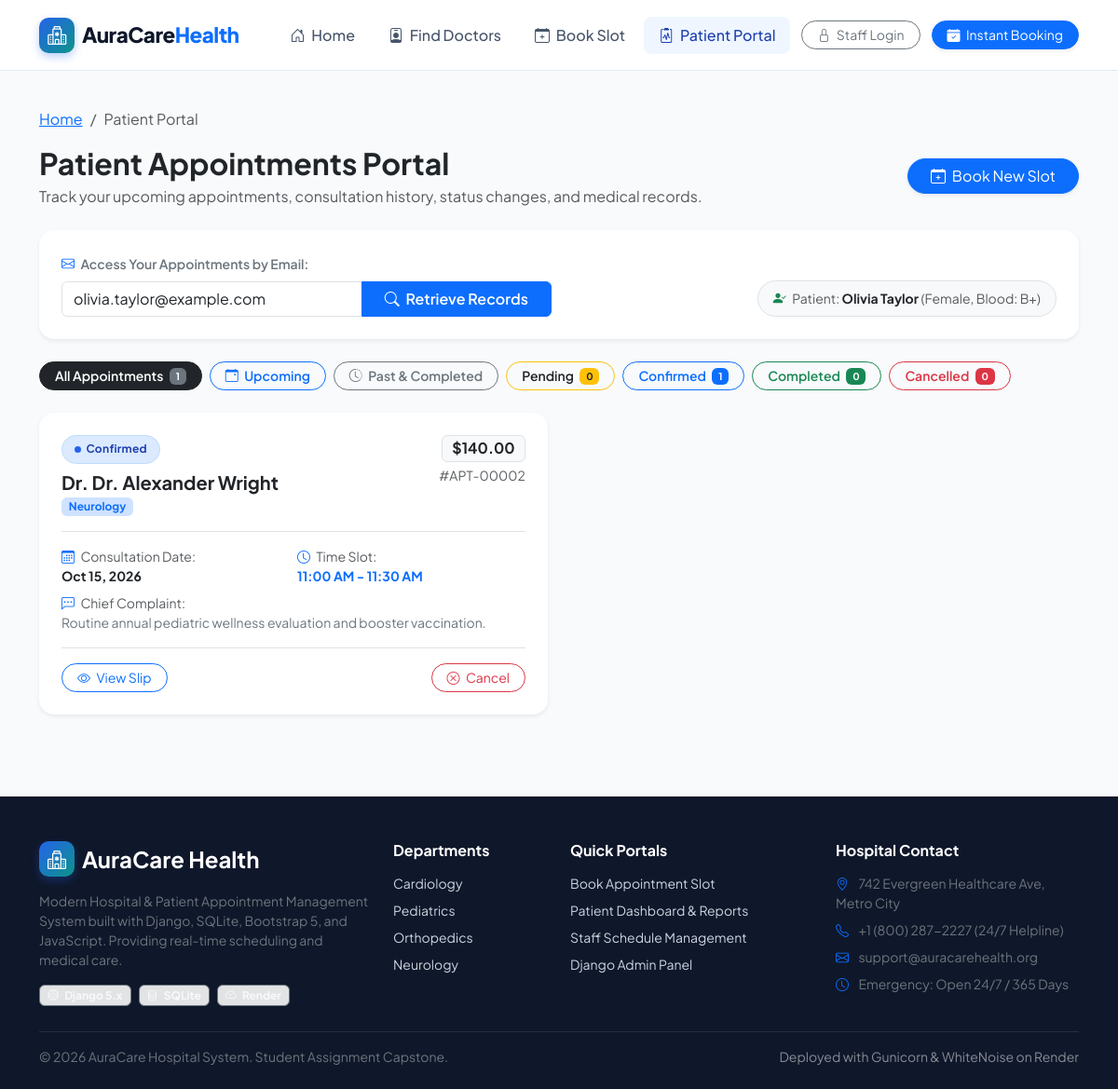
/patient/dashboard/?email=olivia.taylor@example.com, run on the app's committed database.
### hospital_app/models.py (models this page shows, shortened)
class Patient(models.Model):
    user = models.ForeignKey(User, on_delete=models.SET_NULL, null=True, blank=True, related_name='patient_profiles')
    first_name = models.CharField(max_length=100)
    last_name = models.CharField(max_length=100)
    email = models.EmailField()
    phone = models.CharField(max_length=20)
    date_of_birth = models.DateField(null=True, blank=True)
    gender = models.CharField(max_length=10, choices=GENDER_CHOICES, default='Male')
    blood_group = models.CharField(max_length=5, choices=BLOOD_GROUP_CHOICES, blank=True, null=True)
    address = models.TextField(blank=True)
    created_at = models.DateTimeField(auto_now_add=True)
    class Meta:
        ordering = ['-created_at']
    @property
    def full_name(self):
        return f"{self.first_name} {self.last_name}"

class Appointment(models.Model):
    patient = models.ForeignKey(Patient, on_delete=models.CASCADE, related_name='appointments')
    doctor = models.ForeignKey(Doctor, on_delete=models.CASCADE, related_name='appointments')
    date = models.DateField()
    time_slot = models.CharField(max_length=50, choices=TIME_SLOT_CHOICES)
    reason = models.TextField(help_text="Chief complaint or consultation reason")
    status = models.CharField(max_length=20, choices=STATUS_CHOICES, default='Pending')
    cancellation_reason = models.TextField(blank=True, null=True)
    created_at = models.DateTimeField(auto_now_add=True)
    class Meta:
        ordering = ['-date', 'time_slot']
        constraints = [
            models.UniqueConstraint(
                fields=['doctor', 'date', 'time_slot'],
                condition=~models.Q(status='Cancelled'),
                name='unique_active_doctor_appointment_slot'
            )
        ]

class Doctor(models.Model):
    name = models.CharField(max_length=150, help_text="Full doctor name, e.g., Dr. Sarah Jenkins")
    department = models.CharField(max_length=50, choices=DEPARTMENT_CHOICES)
    specialization = models.CharField(max_length=200, help_text="Detailed specialization e.g., Interventional Cardiology")
    consultation_fee = models.DecimalField(max_digits=10, decimal_places=2, default=50.00)
    available_days = models.CharField(
        max_length=255,
        default="Monday, Tuesday, Wednesday, Thursday, Friday",
        help_text="Comma-separated days, e.g. Monday, Tuesday, Wednesday"
    )
    is_active = models.BooleanField(default=True, help_text="Designates whether this doctor is currently active.")
    qualification = models.CharField(max_length=150, default="MBBS, MD", help_text="Degrees & certifications")
    experience_years = models.PositiveIntegerField(default=5, help_text="Years of clinical experience")
    email = models.EmailField(blank=True, null=True)
    phone = models.CharField(max_length=20, blank=True, null=True)
    bio = models.TextField(blank=True, help_text="Professional summary and background")
    profile_image = models.URLField(
        blank=True,
        null=True,
        help_text="Direct URL to doctor's portrait or avatar"
    )
    class Meta:
        ordering = ['department', 'name']

### hospital_app/views.py (the view)
# urls.py: path('patient/dashboard/', views.patient_dashboard, name='patient_dashboard'),
def patient_dashboard(request):
    email_query = request.GET.get('email', '').strip().lower()
    session_email = request.session.get('patient_email', '')
    filter_status = request.GET.get('status', 'all')
    lookup_email = email_query or session_email
    appointments = Appointment.objects.none()
    patient = None
    if request.user.is_authenticated and not lookup_email:
        patient = Patient.objects.filter(user=request.user).first()
        if patient:
            lookup_email = patient.email
    if lookup_email:
        patient = Patient.objects.filter(email=lookup_email).first()
        appointments = Appointment.objects.filter(patient__email=lookup_email)
        request.session['patient_email'] = lookup_email
    elif request.session.get('booked_appointments'):
        appointments = Appointment.objects.filter(id__in=request.session.get('booked_appointments', []))
    today = timezone.now().date()
    if filter_status == 'upcoming':
        appointments = appointments.filter(date__gte=today).exclude(status__in=['Completed', 'Cancelled'])
    elif filter_status == 'past':
        appointments = appointments.filter(Q(date__lt=today) | Q(status='Completed'))
    elif filter_status in ['Pending', 'Confirmed', 'Completed', 'Cancelled']:
        appointments = appointments.filter(status=filter_status)
    appointments = appointments.select_related('doctor', 'patient').order_by('-date', '-created_at')
    all_patient_appointments = Appointment.objects.filter(patient__email=lookup_email) if lookup_email else appointments
    counts = {
        'all': all_patient_appointments.count(),
        'Pending': all_patient_appointments.filter(status='Pending').count(),
        'Confirmed': all_patient_appointments.filter(status='Confirmed').count(),
        'Completed': all_patient_appointments.filter(status='Completed').count(),
        'Cancelled': all_patient_appointments.filter(status='Cancelled').count(),
    }
    context = {
        'appointments': appointments,
        'patient': patient,
        'lookup_email': lookup_email,
        'filter_status': filter_status,
        'counts': counts,
    }
    return render(request, 'hospital_app/patient_dashboard.html', context)

### hospital_app/templates/hospital_app/patient_dashboard.html (shortened to what this page needs)
{% extends 'hospital_app/base.html' %}
{% load static %}
{% block content %}
<div class="container py-4">
    <div class="mb-4">
        <nav aria-label="breadcrumb">
            <ol class="breadcrumb small">
                <li class="breadcrumb-item"><a href="{% url 'home' %}">Home</a></li>
                <li class="breadcrumb-item active" aria-current="page">Patient Portal</li>
            </ol>
        </nav>
        <div class="d-flex flex-column flex-md-row justify-content-between align-items-md-center gap-3">
            <div>
                <h1 class="h2 fw-bold text-dark mb-1">Patient Appointments Portal</h1>
                <p class="text-muted mb-0">Track your upcoming appointments, consultation history, status changes, and medical records.</p>
            </div>
            <a href="{% url 'book_appointment' %}" class="btn btn-primary rounded-pill px-4 shadow-sm">
                <i class="bi bi-calendar-plus me-1"></i> Book New Slot
            </a>
        </div>
    </div>
    <div class="card border-0 shadow-sm rounded-4 p-4 mb-4 bg-white">
        <form method="get" class="row g-3 align-items-end">
            <div class="col-md-8 col-lg-6">
                <label for="email" class="form-label small fw-semibold text-secondary">
                    <i class="bi bi-envelope me-1 text-primary"></i> Access Your Appointments by Email:
                </label>
                <div class="input-group">
                    <input type="email" name="email" id="email" class="form-control" placeholder="Enter patient email address..." value="{{ lookup_email }}" required>
                    <button class="btn btn-primary px-4 fw-semibold" type="submit">
                        <i class="bi bi-search me-1"></i> Retrieve Records
                    </button>
                </div>
            </div>
            {% if patient %}
                <div class="col-md-4 col-lg-6 text-md-end">
                    <div class="p-2 px-3 bg-light rounded-pill d-inline-block small text-muted border">
                        <i class="bi bi-person-check-fill text-success me-1"></i>
                        Patient: <strong class="text-dark">{{ patient.full_name }}</strong> ({{ patient.gender }}, Blood: {{ patient.blood_group|default:'N/A' }})
                    </div>
                </div>
            {% endif %}
        </form>
    </div>
    <div class="d-flex flex-wrap gap-2 mb-4">
        <a href="?email={{ lookup_email }}&status=all" class="btn btn-sm rounded-pill px-3 fw-semibold {% if filter_status == 'all' or not filter_status %}btn-dark{% else %}btn-outline-secondary{% endif %}">
            All Appointments <span class="badge bg-secondary ms-1">{{ counts.all|default:0 }}</span>
        </a>
        <a href="?email={{ lookup_email }}&status=upcoming" class="btn btn-sm rounded-pill px-3 fw-semibold {% if filter_status == 'upcoming' %}btn-primary{% else %}btn-outline-primary{% endif %}">
            <i class="bi bi-calendar-event me-1"></i> Upcoming
        </a>
        <a href="?email={{ lookup_email }}&status=past" class="btn btn-sm rounded-pill px-3 fw-semibold {% if filter_status == 'past' %}btn-secondary{% else %}btn-outline-secondary{% endif %}">
            <i class="bi bi-clock-history me-1"></i> Past & Completed
        </a>
        <a href="?email={{ lookup_email }}&status=Pending" class="btn btn-sm rounded-pill px-3 fw-semibold {% if filter_status == 'Pending' %}btn-warning text-dark{% else %}btn-outline-warning text-dark{% endif %}">
            Pending <span class="badge bg-warning text-dark ms-1">{{ counts.Pending|default:0 }}</span>
        </a>
        <a href="?email={{ lookup_email }}&status=Confirmed" class="btn btn-sm rounded-pill px-3 fw-semibold {% if filter_status == 'Confirmed' %}btn-primary{% else %}btn-outline-primary{% endif %}">
            Confirmed <span class="badge bg-primary ms-1">{{ counts.Confirmed|default:0 }}</span>
        </a>
        <a href="?email={{ lookup_email }}&status=Completed" class="btn btn-sm rounded-pill px-3 fw-semibold {% if filter_status == 'Completed' %}btn-success{% else %}btn-outline-success{% endif %}">
            Completed <span class="badge bg-success ms-1">{{ counts.Completed|default:0 }}</span>
        </a>
        <a href="?email={{ lookup_email }}&status=Cancelled" class="btn btn-sm rounded-pill px-3 fw-semibold {% if filter_status == 'Cancelled' %}btn-danger{% else %}btn-outline-danger{% endif %}">
            Cancelled <span class="badge bg-danger ms-1">{{ counts.Cancelled|default:0 }}</span>
        </a>
    </div>
    {% if appointments %}
        <div class="row g-4">
            {% for apt in appointments %}
                <div class="col-lg-6">
                    <div class="card border-0 shadow-sm rounded-4 p-4 h-100 bg-white transition-all hover-shadow">
                        <div class="d-flex justify-content-between align-items-start mb-3 pb-3 border-bottom">
                            <div>
                                <span class="badge-status badge-{{ apt.status }} mb-2">
                                    <span class="status-dot"></span>
                                    {{ apt.status }}
                                </span>
                                <h5 class="fw-bold text-dark mb-0">Dr. {{ apt.doctor.name }}</h5>
                                <span class="badge bg-primary-subtle text-primary small">{{ apt.doctor.department }}</span>
                            </div>
                            <div class="text-end">
                                <span class="badge bg-light text-dark border fw-bold fs-6">${{ apt.doctor.consultation_fee }}</span>
                                <div class="small text-muted mt-1">#APT-{{ apt.id|stringformat:"05d" }}</div>
                            </div>
                        </div>
                        <div class="row g-2 mb-3 small">
                            <div class="col-sm-6">
                                <span class="text-muted d-block"><i class="bi bi-calendar3 me-1 text-primary"></i> Consultation Date:</span>
                                <strong class="text-dark">{{ apt.date|date:"M d, Y" }}</strong>
                            </div>
                            <div class="col-sm-6">
                                <span class="text-muted d-block"><i class="bi bi-clock me-1 text-primary"></i> Time Slot:</span>
                                <strong class="text-primary">{{ apt.time_slot }}</strong>
                            </div>
                            <div class="col-12 mt-2">
                                <span class="text-muted d-block"><i class="bi bi-chat-left-dots me-1 text-primary"></i> Chief Complaint:</span>
                                <span class="text-secondary">{{ apt.reason|truncatechars:120 }}</span>
                            </div>
                        </div>
                        <div class="d-flex flex-wrap justify-content-between align-items-center gap-2 mt-auto pt-3 border-top">
                            <a href="{% url 'appointment_detail' apt.id %}" class="btn btn-outline-primary btn-sm rounded-pill px-3">
                                <i class="bi bi-eye me-1"></i> View Slip
                            </a>
                            <div class="d-flex gap-2">
                                {% if apt.status == 'Pending' or apt.status == 'Confirmed' %}
                                    <button type="button" class="btn btn-outline-danger btn-sm rounded-pill px-3" data-bs-toggle="modal" data-bs-target="#cancelModal{{ apt.id }}">
                                        <i class="bi bi-x-circle me-1"></i> Cancel
                                    </button>
                                {% endif %}
                            </div>
                        </div>
                    </div>
                </div>
            {% endfor %}
        </div>
    {% endif %}
</div>
{% endblock %}

### hospital_app/static/css/style.css (style rules this page uses)
:root { --primary-blue: #1e40af; --primary-blue-dark: #0f172a; --primary-blue-light: #3b82f6; --teal-accent: #0d9488; --teal-light: #ccfbf1; --emerald-green: #059669; --emerald-light: #d1fae5; --warning-amber: #d97706; --warning-light: #fef3c7; --danger-rose: #e11d48; --danger-light: #ffe4e6; --bg-page: #f8fafc; --bg-card: #ffffff; --text-main: #0f172a; --text-muted: #64748b; --border-soft: #e2e8f0; --radius-sm: 8px; --radius-md: 14px; --radius-lg: 20px; --shadow-subtle: 0 4px 6px -1px rgba(0, 0, 0, 0.05), 0 2px 4px -2px rgba(0, 0, 0, 0.05); --shadow-card: 0 10px 25px -5px rgba(15, 23, 42, 0.08), 0 8px 10px -6px rgba(15, 23, 42, 0.04); --shadow-hover: 0 20px 30px -10px rgba(30, 64, 175, 0.15), 0 10px 15px -5px rgba(15, 23, 42, 0.06); --transition: all 0.25s cubic-bezier(0.16, 1, 0.3, 1); }
body { font-family: 'Plus Jakarta Sans', 'Inter', -apple-system, BlinkMacSystemFont, sans-serif; background-color: var(--bg-page); color: var(--text-main); min-height: 100vh; display: flex; flex-direction: column; }
.badge-status { padding: 0.35rem 0.8rem; border-radius: 50px; font-size: 0.75rem; font-weight: 700; letter-spacing: 0.3px; display: inline-flex; align-items: center; gap: 0.35rem; }
.badge-Confirmed { background: #dbeafe; color: #1e40af; border: 1px solid #bfdbfe; }
.status-dot { width: 7px; height: 7px; border-radius: 50%; display: inline-block; }
.badge-Confirmed .status-dot { background-color: #2563eb; }

### data on the page
Patient: full_name "Olivia Taylor", gender "Female", blood_group "B+"
Appointment: status "Confirmed", doctor.name "Dr. Alexander Wright", doctor.department "Neurology", doctor.consultation_fee "140.00", id "00002", date "Oct 15, 2026", time_slot "11:00 AM - 11:30 AM", reason "Routine annual pediatric wellness evaluation and booster vaccination."

### other printed values
{{ counts.all|default:0 }} "1"
{{ counts.Pending|default:0 }} "0"
{{ counts.Confirmed|default:0 }} "1"
{{ counts.Completed|default:0 }} "0"
{{ counts.Cancelled|default:0 }} "0"
